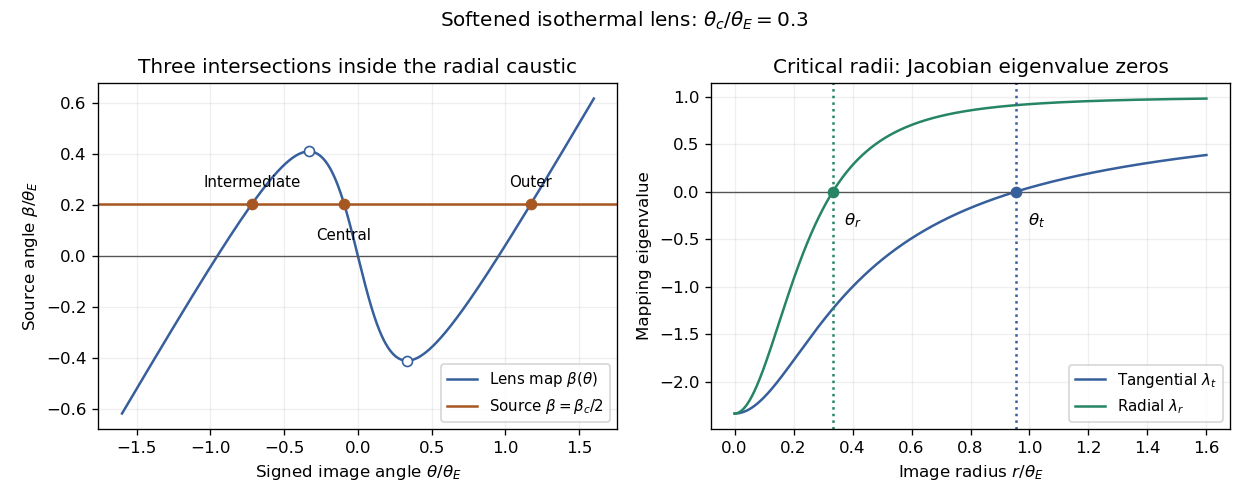

Python code for this plot:
"""Cored-lens mapping. Python 3.14, NumPy 2.3.5, Matplotlib 3.10.7.

Writes only paper-72-cored-lens.png in the caller's current directory.
Uses the caller's MPLCONFIGDIR without overriding it.
"""
from pathlib import Path
import numpy as np
import matplotlib
matplotlib.use("Agg")
import matplotlib.pyplot as plt

CORE = 0.3
STRENGTH = 1.0


def mapping(theta):
    return theta * (1 - STRENGTH / np.sqrt(theta**2 + CORE**2))


def bisect_source(left, right, source):
    fl = mapping(left) - source
    assert fl * (mapping(right) - source) < 0
    for _ in range(70):
        mid = (left + right) / 2
        fm = mapping(mid) - source
        if fl * fm <= 0:
            right = mid
        else:
            left, fl = mid, fm
    return (left + right) / 2


def main():
    radial = np.sqrt((STRENGTH * CORE**2)**(2/3) - CORE**2)
    tangential = np.sqrt(STRENGTH**2 - CORE**2)
    caustic = CORE * ((STRENGTH / CORE)**(2/3) - 1)**1.5
    source = caustic / 2
    roots = np.array([bisect_source(-2, -radial, source),
                      bisect_source(-radial, 0, source),
                      bisect_source(tangential, 2, source)])
    assert np.max(np.abs(mapping(roots) - source)) < 1e-14
    # Include the exact critical positions and image positions in the sampled grids.
    theta = np.unique(np.r_[np.linspace(-1.6, 1.6, 900), -radial, radial,
                             -tangential, 0, tangential, roots])
    r = np.unique(np.r_[np.linspace(0, 1.6, 600), radial, tangential])
    fig, axes = plt.subplots(1, 2, figsize=(10.4, 4.2), facecolor="white")
    ax = axes[0]
    ax.plot(theta, mapping(theta), color="#365f9c", label=r"Lens map $\beta(\theta)$")
    ax.axhline(source, color="#a65722", label=r"Source $\beta=\beta_c/2$")
    ax.scatter(roots, np.full(3, source), color="#a65722", zorder=5)
    for i, root in enumerate(roots):
        ax.annotate(("Intermediate", "Central", "Outer")[i], (root, source),
                    xytext=(0, 10 if i != 1 else -22), textcoords="offset points",
                    ha="center", fontsize=9)
    ax.scatter([-radial, radial], mapping(np.array([-radial, radial])),
               facecolors="white", edgecolors="#365f9c", zorder=4)
    ax.set_xlabel(r"Signed image angle $\theta/\theta_E$")
    ax.set_ylabel(r"Source angle $\beta/\theta_E$")
    ax.set_title(r"Three intersections inside the radial caustic")
    ax.legend(loc="lower right", fontsize=9)
    ax = axes[1]
    ax.plot(r, 1 - STRENGTH / np.sqrt(r*r + CORE*CORE), color="#365f9c",
            label=r"Tangential $\lambda_t$")
    ax.plot(r, 1 - STRENGTH * CORE**2 / (r*r + CORE*CORE)**1.5, color="#268565",
            label=r"Radial $\lambda_r$")
    for critical, color, label in [(radial, "#268565", r"$\theta_r$"),
                                    (tangential, "#365f9c", r"$\theta_t$")]:
        ax.axvline(critical, color=color, linestyle=":")
        ax.scatter([critical], [0], color=color, zorder=5)
        ax.annotate(label, (critical, 0), xytext=(7, -20), textcoords="offset points")
    ax.set_title(r"Critical radii: Jacobian eigenvalue zeros")
    ax.set_xlabel(r"Image radius $r/\theta_E$")
    ax.set_ylabel("Mapping eigenvalue")
    ax.legend(loc="lower right", fontsize=9)
    for ax in axes:
        ax.set_facecolor("white")
        ax.axhline(0, color="#555555", linewidth=.8)
        ax.grid(alpha=.2)
    fig.suptitle(r"Softened isothermal lens: $\theta_c/\theta_E=0.3$", fontsize=12)
    fig.tight_layout()
    fig.savefig(Path.cwd() / "paper-72-cored-lens.png", dpi=120, facecolor="white", transparent=False)
    plt.close(fig)


if __name__ == "__main__":
    main()
